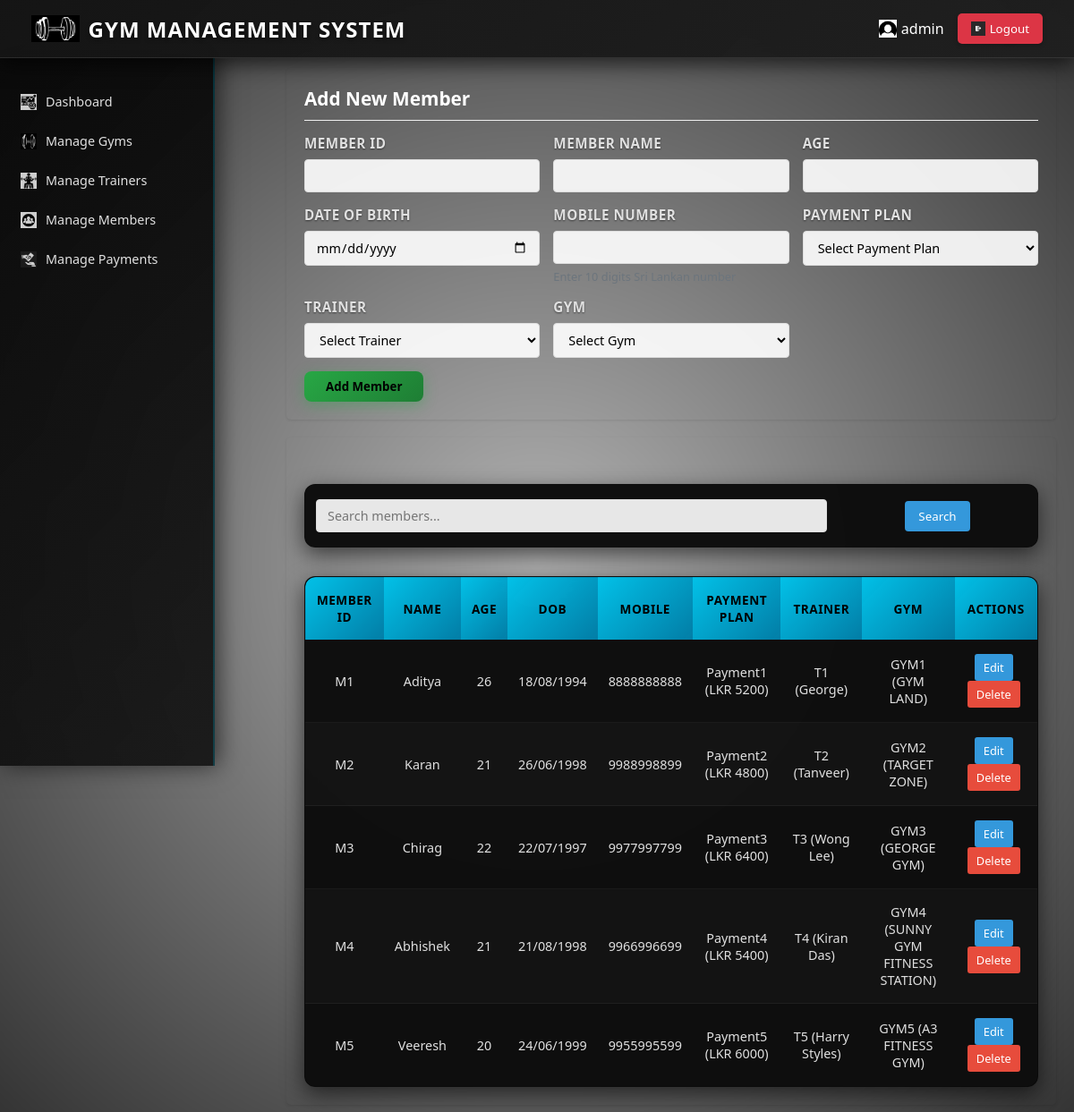
Page /member/manage_member.php (signed in) on the committed database.
### tables this page shows
CREATE TABLE `member` (
  `mem_id` varchar(20) NOT NULL,
  `name` varchar(30) DEFAULT NULL,
  `dob` varchar(20) DEFAULT NULL,
  `age` varchar(20) DEFAULT NULL,
  `mobileno` varchar(10) DEFAULT NULL,
  `pay_id` varchar(20) DEFAULT NULL,
  `trainer_id` varchar(20) DEFAULT NULL,
  `gym_id` varchar(20) NOT NULL
);

CREATE TABLE `payment` (
  `pay_id` varchar(20) NOT NULL,
  `amount` varchar(20) DEFAULT NULL,
  `gym_id` varchar(20) DEFAULT NULL
);

CREATE TABLE `trainer` (
  `trainer_id` varchar(20) NOT NULL,
  `name` varchar(20) DEFAULT NULL,
  `time` varchar(10) DEFAULT NULL,
  `mobileno` varchar(10) DEFAULT NULL,
  `pay_id` varchar(20) DEFAULT NULL
);

CREATE TABLE `gym` (
  `gym_id` varchar(20) NOT NULL,
  `gym_name` varchar(30) NOT NULL,
  `address` varchar(150) NOT NULL,
  `type` varchar(20) NOT NULL
);

### member/manage_member.php (the view, shortened to what this page needs)
<?php
require_once('../login/auth.php');
require_once('../db.php');
$errors = [];
$member_data = [];
$search = $_GET['search'] ?? '';
$page = max(1, intval($_GET['page'] ?? 1));
$limit = 10;
$offset = ($page - 1) * $limit;
try {
    if (!empty($search)) {
        $stmt = $conn->prepare("
            SELECT m.*, p.amount, t.name AS trainer_name, g.gym_name
            FROM member m
            LEFT JOIN payment p ON m.pay_id = p.pay_id
            LEFT JOIN trainer t ON m.trainer_id = t.trainer_id
            LEFT JOIN gym g ON m.gym_id = g.gym_id
            WHERE m.mem_id LIKE ? OR m.name LIKE ?
            LIMIT ? OFFSET ?
        ");
        $stmt->bind_param("ssii", $search_term, $search_term, $limit, $offset);
    } else {
        $stmt = $conn->prepare("
            SELECT m.*, p.amount, t.name AS trainer_name, g.gym_name
            FROM member m
            LEFT JOIN payment p ON m.pay_id = p.pay_id
            LEFT JOIN trainer t ON m.trainer_id = t.trainer_id
            LEFT JOIN gym g ON m.gym_id = g.gym_id
            LIMIT ? OFFSET ?
        ");
        $stmt->bind_param("ii", $limit, $offset);
    }
    $stmt->execute();
    $members = $stmt->get_result();
} catch (mysqli_sql_exception $e) {
    error_log("Database error: " . $e->getMessage());
    $errors[] = "Error fetching members list.";
}
?>
<!DOCTYPE html>
<html lang="en">
<head>
</head>
<body>
  <?php include('../navbar.php'); ?>
    <div class="app-container">
        <?php include('../sidebar.php'); ?>
        <div class="main-content">
            <div class="form-section <?= !empty($member_data) ? 'edit-mode' : '' ?>">
                <div class="form-header">
                    <h2 class="form-title">
                        <?= empty($member_data) ? 'Add New Member' : 'Edit Member' ?>
                    </h2>
                </div>
                <form method="post" action="manage_member.php">
                    <div class="form-grid">
                        <div class="form-group">
                            <label for="mem_id">Member ID</label>
                            <input type="text" id="mem_id" name="mem_id"
                                   value="<?= htmlspecialchars($member_data['mem_id'] ?? '') ?>" required>
                        </div>
                        <div class="form-group">
                            <label for="name">Member Name</label>
                            <input type="text" id="name" name="name"
                                   value="<?= htmlspecialchars($member_data['name'] ?? '') ?>" required>
                        </div>
                        <div class="form-group">
                            <label for="age">Age</label>
                            <input type="number" id="age" name="age"
                                   value="<?= htmlspecialchars($member_data['age'] ?? '') ?>"
                                   min="12" max="100" required>
                        </div>
                        <div class="form-group">
                            <label for="dob">Date of Birth</label>
                            <input type="date" id="dob" name="dob"
                                   value="<?= htmlspecialchars($member_data['dob'] ?? '') ?>" required>
                        </div>
                        <div class="form-group">
                            <label for="mobileno">Mobile Number</label>
                            <input type="tel" id="mobileno" name="mobileno"
                                   value="<?= htmlspecialchars($member_data['mobileno'] ?? '') ?>"
                                   pattern="[0-9]{10,15}" required>
                            <div class="form-text">Enter 10 digits Sri Lankan number</div>
                        </div>
                        <div class="form-group">
                            <label for="pay_id">Payment Plan</label>
                            <select id="pay_id" name="pay_id" required>
                                <option value="">Select Payment Plan</option>
                            </select>
                        </div>
                        <div class="form-group">
                            <label for="trainer_id">Trainer</label>
                            <select id="trainer_id" name="trainer_id" required>
                                <option value="">Select Trainer</option>
                            </select>
                        </div>
                        <div class="form-group">
                            <label for="gym_id">Gym</label>
                            <select id="gym_id" name="gym_id" required>
                                <option value="">Select Gym</option>
                            </select>
                        </div>
                    </div>
                    <div class="form-actions">
                        <button type="submit" class="btn <?= empty($member_data) ? 'btn-success' : 'btn-primary' ?>">
                            <?= empty($member_data) ? 'Add Member' : 'Update Member' ?>
                        </button>
                    </div>
                </form>
            </div>
            <div class="table-section">
                <div class="search-box">
                    <form method="get" style="width: 100%;">
                        <table>
                            <tr>
                                <td><input type="text" name="search" placeholder="Search members..."
                               value="<?= htmlspecialchars($search ?? '') ?>"></td>
                                <td><button type="submit">Search</button></td>
                            </tr>
                        </table>
                    </form>
                </div>
                <table>
                    <thead>
                        <tr>
                            <th>Member ID</th>
                            <th>Name</th>
                            <th>Age</th>
                            <th>DOB</th>
                            <th>Mobile</th>
                            <th>Payment Plan</th>
                            <th>Trainer</th>
                            <th>Gym</th>
                            <th>Actions</th>
                        </tr>
                    </thead>
                    <tbody>
                        <?php if ($members->num_rows > 0): ?>
                            <?php while ($member = $members->fetch_assoc()): ?>
                                <tr>
                                    <td><?= htmlspecialchars($member['mem_id']) ?></td>
                                    <td><?= htmlspecialchars($member['name']) ?></td>
                                    <td><?= htmlspecialchars($member['age']) ?></td>
                                    <td><?= htmlspecialchars($member['dob']) ?></td>
                                    <td><?= htmlspecialchars($member['mobileno']) ?></td>
                                    <td>
                                        <?= htmlspecialchars($member['pay_id']) ?>
                                        (LKR <?= htmlspecialchars($member['amount'] ?? 'N/A') ?>)
                                    </td>
                                    <td>
                                        <?= htmlspecialchars($member['trainer_id']) ?>
                                        (<?= htmlspecialchars($member['trainer_name'] ?? 'N/A') ?>)
                                    </td>
                                    <td>
                                        <?= htmlspecialchars($member['gym_id']) ?>
                                        (<?= htmlspecialchars($member['gym_name'] ?? 'N/A') ?>)
                                    </td>
                                    <td>
                                        <button class="action-btn edit-btn"
                                                onclick="location.href='manage_member.php?action=edit&id=<?= urlencode($member['mem_id']) ?>'">
                                            Edit
                                        </button>
                                        <button class="action-btn delete-btn"
                                                onclick="if(confirm('Are you sure you want to delete this member?')) location.href='manage_member.php?action=delete&id=<?= urlencode($member['mem_id']) ?>'">
                                            Delete
                                        </button>
                                    </td>
                                </tr>
                            <?php endwhile; ?>
                        <?php else: ?>
                            <tr>
                                <td colspan="9" style="text-align: center;">No members found</td>
                            </tr>
                        <?php endif; ?>
                    </tbody>
                </table>
            </div>
        </div>
    </div>
</body>
</html>

### home/home.css (style rules this page uses)
body { min-height: 100vh; background: url('/GYM-MANAGEMENT-SYSTEM/images/image1.jpg') no-repeat center center fixed; background-size: cover; font-family: 'Segoe UI', Tahoma, Geneva, Verdana, sans-serif; color: #f0f0f0; position: relative; margin: 0; padding-top: 56px; overflow-x: hidden; }
body::before { content: ""; position: fixed; top: 0; left: 0; width: 100%; height: 100%; background: radial-gradient(circle at center, rgba(0,0,0,0.3) 0%, rgba(0,0,0,0.8) 100%); z-index: -1; }
* { scrollbar-width: thin; scrollbar-color: rgba(0, 212, 255, 0.6) rgba(255, 255, 255, 0.05); }
.form-group label { color: #e0e0e0 !important; font-weight: 600; margin-bottom: 0.5rem; font-size: 0.95rem; text-transform: uppercase; letter-spacing: 0.5px; text-shadow: 0 1px 2px rgba(0, 0, 0, 0.5); }
.btn-success { background: linear-gradient(135deg, #28a745, #1e7e34) !important; border: none !important; border-radius: 8px !important; padding: 0.5rem 1.5rem; font-weight: 600; transition: all 0.3s ease; box-shadow: 0 4px 15px rgba(40, 167, 69, 0.4); }
.table, table, .table-bordered, .table-hover, .table-striped { background: rgba(8, 8, 8, 0.95) !important; color: #f0f0f0 !important; border-radius: 12px !important; overflow: hidden !important; box-shadow: 0 8px 25px rgba(0, 0, 0, 0.6) !important; margin-top: 2rem !important; border: 1px solid rgba(0, 212, 255, 0.2) !important; backdrop-filter: blur(10px) !important; }
.table thead th, table thead th, .table-bordered thead th, .table-hover thead th, .table-striped thead th { background: linear-gradient(135deg, rgba(0, 212, 255, 0.9), rgba(0, 153, 204, 0.8)) !important; color: #000000 !important; border: none !important; padding: 1rem 0.75rem !important; font-weight: 700 !important; text-transform: uppercase !important; letter-spacing: 0.5px !important; font-size: 0.85rem !important; text-align: center !important; position: relative !important; text-shadow: none !important; }
.table thead th:first-child, table thead th:first-child { border-top-left-radius: 12px !important; }
.table thead th:last-child, table thead th:last-child { border-top-right-radius: 12px !important; }
.table tbody tr, table tbody tr, .table-bordered tbody tr, .table-hover tbody tr, .table-striped tbody tr { background: rgba(15, 15, 15, 0.9) !important; border: none !important; transition: all 0.3s ease !important; }
.table tbody tr:nth-child(even), table tbody tr:nth-child(even), .table-striped tbody tr:nth-child(even) { background: rgba(20, 20, 20, 0.9) !important; }
.table tbody td, table tbody td, .table-bordered tbody td, .table-hover tbody td, .table-striped tbody td { border: none !important; padding: 1rem 0.75rem !important; color: #e0e0e0 !important; text-align: center !important; vertical-align: middle !important; font-weight: 500 !important; border-bottom: 1px solid rgba(255, 255, 255, 0.05) !important; background: transparent !important; }

### navbar.php (style rules this page uses)
.btn { padding: 8px 15px; border-radius: 5px; cursor: pointer; font-weight: 500; transition: all 0.3s ease; display: inline-flex; align-items: center; justify-content: center; }

### rows in the picture
member: mem_id "M1", name "Aditya", age "26", dob "18/08/1994", mobileno "8888888888", pay "Payment1", pay.amount "5200", trainer "T1", trainer.name "George", gym "GYM1", gym.gym_name "GYM LAND"
member: mem_id "M2", name "Karan", age "21", dob "26/06/1998", mobileno "9988998899", pay "Payment2", pay.amount "4800", trainer "T2", trainer.name "Tanveer", gym "GYM2", gym.gym_name "TARGET ZONE"
member: mem_id "M3", name "Chirag", age "22", dob "22/07/1997", mobileno "9977997799", pay "Payment3", pay.amount "6400", trainer "T3", trainer.name "Wong Lee", gym "GYM3", gym.gym_name "GEORGE GYM"
member: mem_id "M4", name "Abhishek", age "21", dob "21/08/1998", mobileno "9966996699", pay "Payment4", pay.amount "5400", trainer "T4", trainer.name "Kiran Das", gym "GYM4", gym.gym_name "SUNNY GYM FITNESS STATION"
member: mem_id "M5", name "Veeresh", age "20", dob "24/06/1999", mobileno "9955995599", pay "Payment5", pay.amount "6000", trainer "T5", trainer.name "Harry Styles", gym "GYM5", gym.gym_name "A3 FITNESS GYM"

### other values in the picture
$_SESSION['uname'] "admin"
